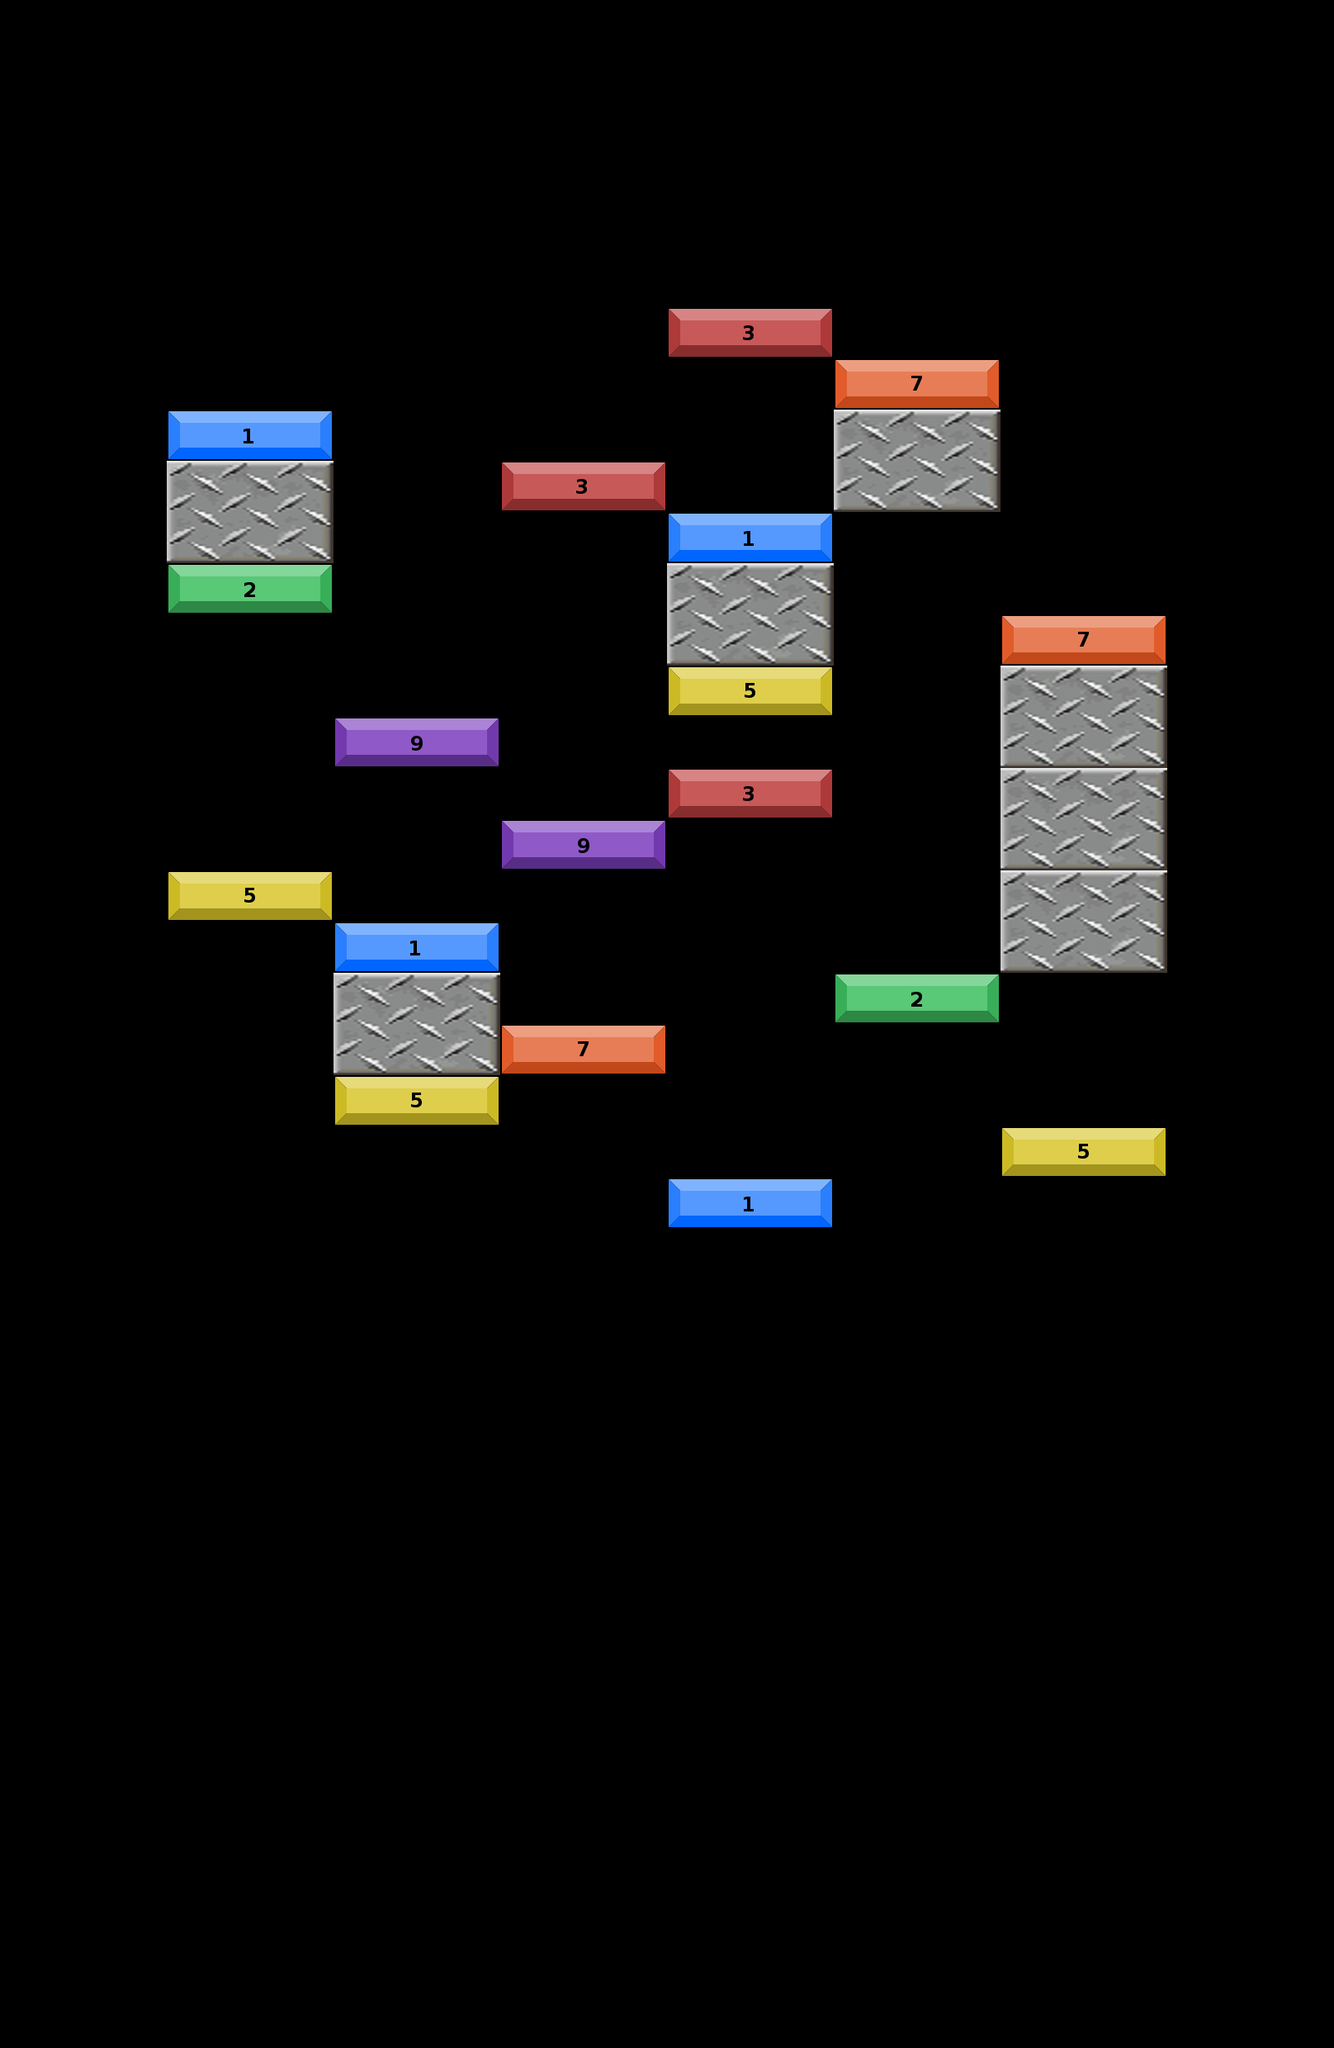

A 2D game scene composited from a Tiled map and its tileset images. What follows is a short description and the map's XML, with every tile layer's data as written:
An orthogonal 8x40 tile map with 202x62 px tiles, 2 tile layers (obstacles layer, grids layer) and 5 objects (5x Wall).

<map version="1.5" tiledversion="1.7.2" orientation="orthogonal" renderorder="left-up" compressionlevel="0" width="8" height="40" tilewidth="202" tileheight="62" infinite="0" nextlayerid="6" nextobjectid="14">
 <tileset firstgid="1" source="bricks.tsx" />
 <layer id="4" name="obstacles layer" width="8" height="40">
  <data encoding="csv">
0,0,0,0,0,0,0,0,
0,0,0,0,0,0,0,0,
0,0,0,0,0,0,0,0,
0,0,0,0,0,0,0,0,
0,0,0,0,0,0,0,0,
0,0,0,0,0,0,0,0,
0,0,0,0,0,0,0,0,
0,0,0,0,0,0,0,0,
0,0,0,0,0,19,0,0,
0,19,0,0,0,20,0,0,
0,20,0,0,0,0,0,0,
0,0,0,0,19,0,0,0,
0,0,0,0,20,0,0,0,
0,0,0,0,0,0,19,0,
0,0,0,0,0,0,20,0,
0,0,0,0,0,0,19,0,
0,0,0,0,0,0,20,0,
0,0,0,0,0,0,19,0,
0,0,0,0,0,0,20,0,
0,0,19,0,0,0,0,0,
0,0,20,0,0,0,0,0,
0,0,0,0,0,0,0,0,
0,0,0,0,0,0,0,0,
0,0,0,0,0,0,0,0,
0,0,0,0,0,0,0,0,
0,0,0,0,0,0,0,0,
0,0,0,0,0,0,0,0,
0,0,0,0,0,0,0,0,
0,0,0,0,0,0,0,0,
0,0,0,0,0,0,0,0,
0,0,0,0,0,0,0,0,
0,0,0,0,0,0,0,0,
0,0,0,0,0,0,0,0,
0,0,0,0,0,0,0,0,
0,0,0,0,0,0,0,0,
0,0,0,0,0,0,0,0,
0,0,0,0,0,0,0,0,
0,0,0,0,0,0,0,0,
0,0,0,0,0,0,0,0,
0,0,0,0,0,0,0,0
</data>
 </layer>
 <layer id="1" name="grids layer" width="8" height="40">
  <data encoding="csv">
0,0,0,0,0,0,0,0,
0,0,0,0,0,0,0,0,
0,0,0,0,0,0,0,0,
0,0,0,0,0,0,0,0,
0,0,0,0,0,0,0,0,
0,0,0,0,0,0,0,0,
0,0,0,0,3,0,0,0,
0,0,0,0,0,7,0,0,
0,1,0,0,0,0,0,0,
0,0,0,3,0,0,0,0,
0,0,0,0,1,0,0,0,
0,2,0,0,0,0,0,0,
0,0,0,0,0,0,7,0,
0,0,0,0,5,0,0,0,
0,0,9,0,0,0,0,0,
0,0,0,0,3,0,0,0,
0,0,0,9,0,0,0,0,
0,5,0,0,0,0,0,0,
0,0,1,0,0,0,0,0,
0,0,0,0,0,2,0,0,
0,0,0,7,0,0,0,0,
0,0,5,0,0,0,0,0,
0,0,0,0,0,0,5,0,
0,0,0,0,1,0,0,0,
0,0,0,0,0,0,0,0,
0,0,0,0,0,0,0,0,
0,0,0,0,0,0,0,0,
0,0,0,0,0,0,0,0,
0,0,0,0,0,0,0,0,
0,0,0,0,0,0,0,0,
0,0,0,0,0,0,0,0,
0,0,0,0,0,0,0,0,
0,0,0,0,0,0,0,0,
0,0,0,0,0,0,0,0,
0,0,0,0,0,0,0,0,
0,0,0,0,0,0,0,0,
0,0,0,0,0,0,0,0,
0,0,0,0,0,0,0,0,
0,0,0,0,0,0,0,0,
0,0,0,0,0,0,0,0
</data>
 </layer>
 <objectgroup id="5" name="collision">
  <object id="9" name="Wall" x="202" y="558" width="202" height="124" />
  <object id="10" name="Wall" x="1010" y="496" width="202" height="124" />
  <object id="11" name="Wall" x="808" y="682" width="202" height="124" />
  <object id="12" name="Wall" x="404" y="1178" width="202" height="124" />
  <object id="13" name="Wall" x="1212" y="806" width="202" height="372" />
 </objectgroup>
</map>
